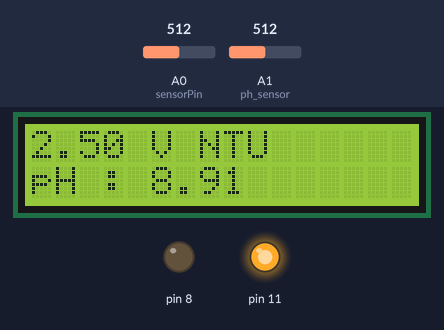
The sketch below on a simulated Arduino Uno, built with avr-gcc and run on an emulated ATmega328P. Parts: 16×2 character LCD, output pins drawn as LEDs (lit = HIGH). The test bench sets the inputs (shaded band); at power-on: A1 (ph_sensor) = 512, A0 (sensorPin) = 512. What the sketch prints to the serial monitor is not drawn.

Above: at 1.2 s.
1.3 s: A1 (ph_sensor) set to 314
At 1.8 s:
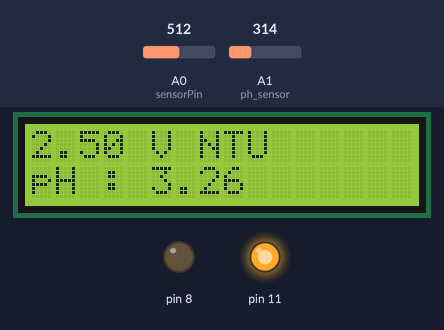
5.7 s: A1 (ph_sensor) set to 292
At 7.5 s:
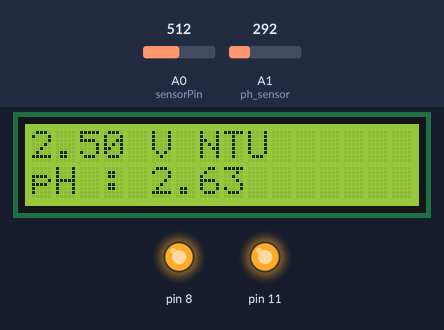
10.1 s: A0 (sensorPin) set to 519
At 11.5 s:
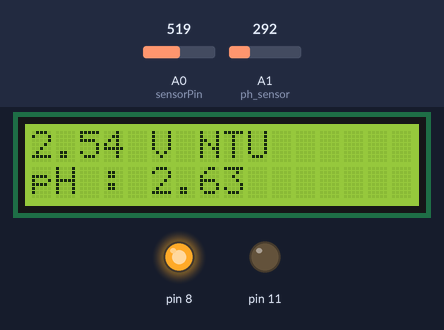
14.4 s: A1 (ph_sensor) set to 306
At 17.3 s:
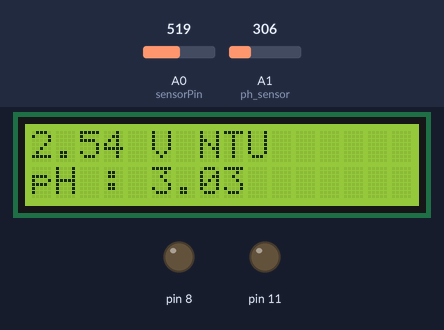
18.8 s: A0 (sensorPin) set to 716
At 20.5 s:
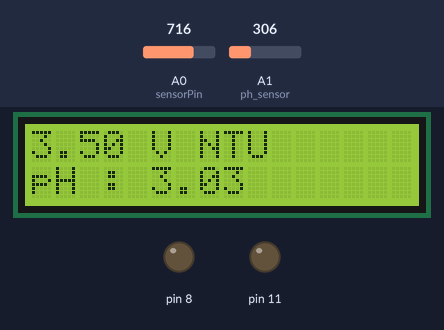
21.4 s: A0 (sensorPin) set to 810
At 22.9 s:
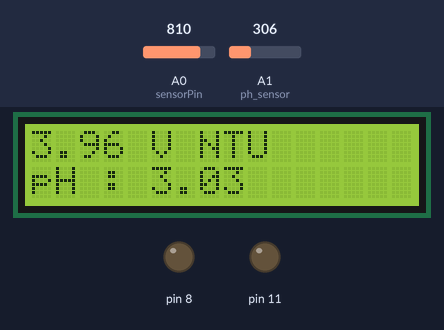
Timing chart, 0 to 24.4 s (numbered marks = the images above; inputs shaded):
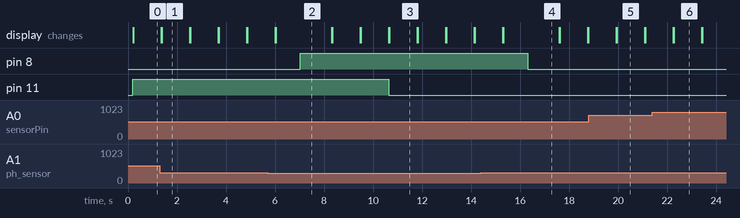

Measured:
- the behaviour switches between 305 and 304 on A1 (ph_sensor) (found by bisection; images 1 and 2)
- the behaviour switches between 512 and 513 on A0 (sensorPin) (found by bisection; images 2 and 3)
- after the input at 1.3 s, the display: first differs from a run without the input after 0.08 s (image 1)
- after the input at 5.7 s, pin 8: LOW → HIGH after 1.3 s; the display: first differs from a run without the input after 0.32 s (image 2)
- after the input at 10.1 s, pin 11: HIGH → LOW after 0.53 s; the display: first changes after 0.54 s (image 3 shows a later state)
- after the input at 14.4 s, pin 8: HIGH → LOW after 1.9 s; the display: first differs from a run without the input after 0.90 s (image 4)
- after the input at 18.8 s, the display: first changes after 1.1 s (image 5 shows a later state)
- after the input at 21.4 s, the display: first changes after 0.84 s (image 6 shows a later state)

The sketch:

main.ino
```cpp
#include <Wire.h>
#include <LiquidCrystal_I2C.h>
LiquidCrystal_I2C lcd(0x27, 16, 2);
#define ph_sensor A1
float ph_value,sensor_value=0;


int sensorPin = A0;
float volt;
float ntu;

void setup()
{
  Serial.begin(9600);
  pinMode(11,OUTPUT);
  pinMode(8,OUTPUT);
  Serial.begin(9600);
  lcd.init(); // initialize the lcd
  lcd.backlight();
}

void loop()
{

  volt = 0;
  for (int i = 0; i < 800; i++)
  {
    volt += ((float)analogRead(sensorPin) / 1023) * 5;
  }
  volt = volt / 800;
  volt = round_to_dp(volt, 2);
  if (volt < 2.5) {
    ntu = 3000;
    digitalWrite(11,HIGH);
  } else {
    digitalWrite(11,LOW);
    ntu = -1120.4 * square(volt) + 5742.3 * volt - 4353.8;
  }
  lcd.clear();
  lcd.setCursor(0, 0);
  lcd.print(volt);
  Serial.println(volt);
  lcd.print(" V");

//  lcd.setCursor(0, 1);
//  lcd.print(ntu);
//  Serial.println(ntu);

  lcd.print(" NTU");
  delay(10);

  //
  ph_value=analogRead(ph_sensor);
  sensor_value=(ph_value-200)/35;
  Serial.print("\n ph_value=");
  Serial.print(sensor_value);
   lcd.setCursor(0, 1);
   lcd.print("pH : ");
  lcd.print(sensor_value);
  delay(1000);

  //rel
  if (sensor_value < 3) {
    digitalWrite(8,HIGH);
  }
  else {
    digitalWrite(8,LOW);
  }


}

float round_to_dp( float in_value, int decimal_place )
{
  float multiplier = powf( 10.0f, decimal_place );
  in_value = roundf( in_value * multiplier ) / multiplier;
  return in_value;
}
```
